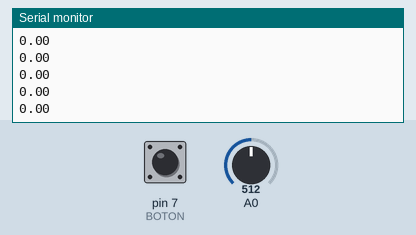
The sketch below on a simulated Arduino Uno, built with avr-gcc and run on an emulated ATmega328P. Shown: the last lines printed to the serial monitor. Inputs (shaded band) come from the test bench; at power-on: pin 7 (BOTON) LOW, A0 = 512.

Above: at 1.2 s.
1.3 s: pin 7 (BOTON) pulled HIGH for 0.15 s
At 1.8 s:
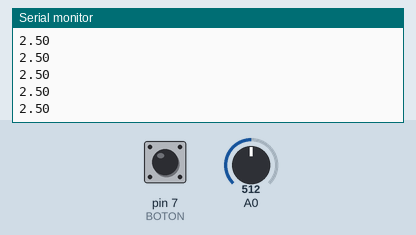
2.9 s: A0 set to 716
At 3.5 s:
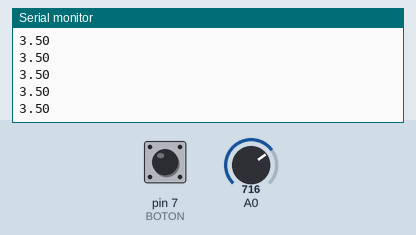
4.4 s: A0 set to 900
At 5.3 s:
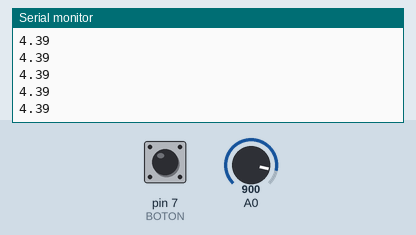
Timing chart, 0 to 7.4 s (numbered marks = the images above; inputs shaded):
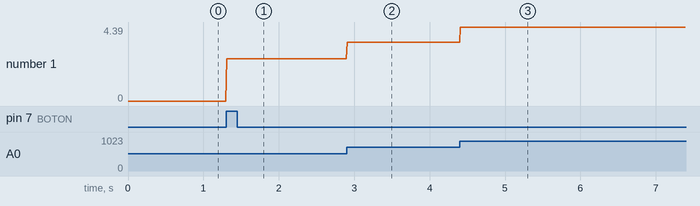

The sketch:

paraMuestras.ino
```cpp
float valo;
float val = 0;
int state = 0; // 0 LED apagado, mientras que 1 encendido
int old_val = 0;
float entrada = 0;
const int BOTON = 7;
void setup(){
Serial.begin(9600);
pinMode(BOTON,INPUT); // y BOTON como señal de entrada
}

void loop(){
val= digitalRead(BOTON); // lee el estado del Boton

if ((val == HIGH) && (old_val == LOW)){
state=1-state;

}

old_val = val; // valor del antiguo estado
if (state==1){ //si el estado es 1 entonces significa que se presionó el botón y se empiezan a leer muestras
  valo=analogRead(A0);
  entrada=(valo*5)/1024;
  Serial.println(entrada);
  delay(10);
}
else{
  valo=0;// apagar
  Serial.println(valo);
  delay(10);

}
}
```

Measured:
- after the input at 1.3 s, the serial monitor: prints a new line at once (image 1)
- after the input at 2.9 s, the serial monitor: prints a new line at once (image 2)
- after the input at 4.4 s, the serial monitor: prints a new line at once (image 3)
- plotted number 1: 0 → 2.5 after the input at 1.3 s, 2.5 → 3.5 after the input at 2.9 s, 3.5 → 4.39 after the input at 4.4 s
